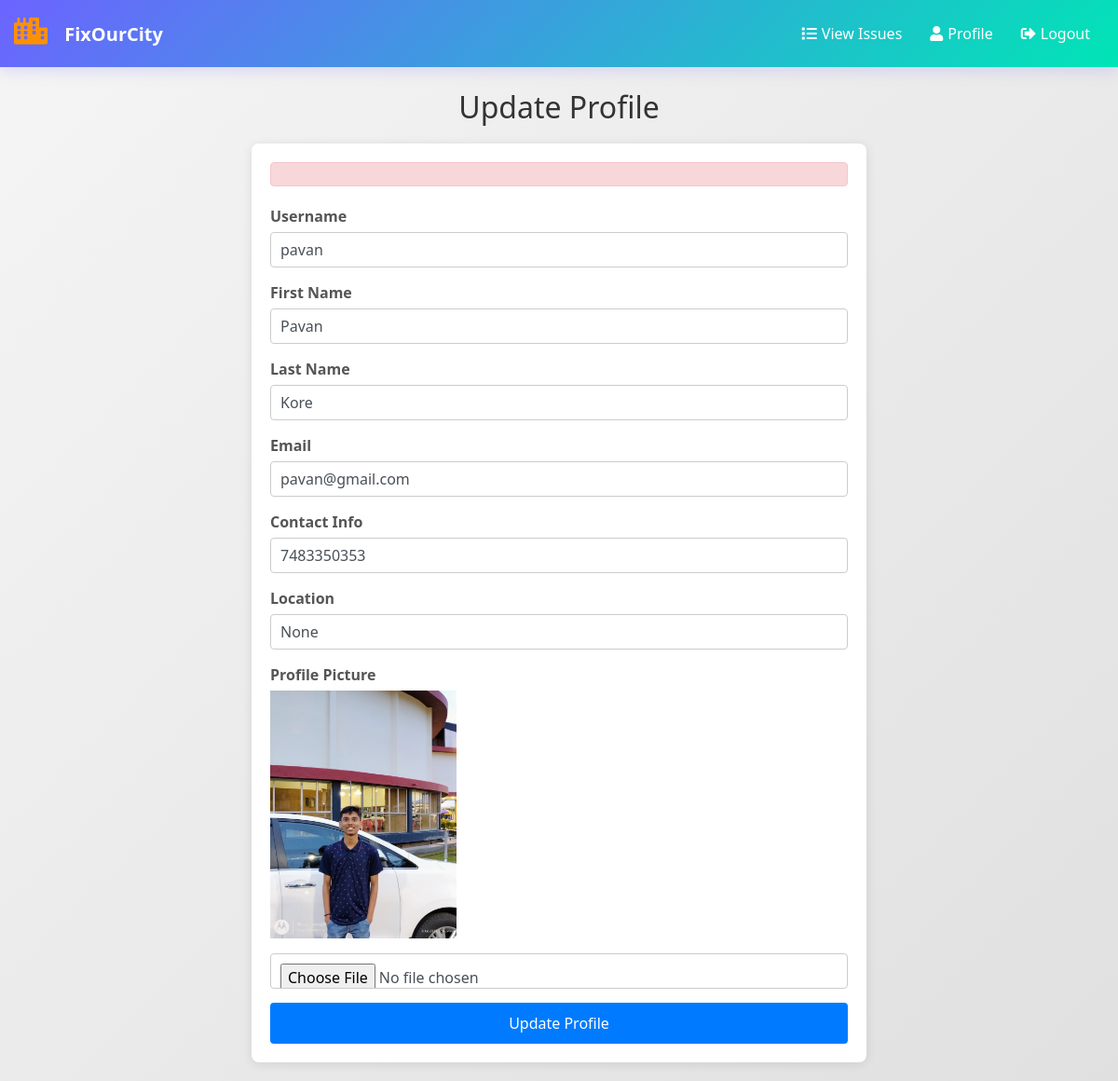
/public/profile/update/ (signed in), run on the app's committed database.
### public/models.py (models this page shows, shortened)
class User(AbstractUser):
    ROLE_CHOICES = [
        ('public', 'Public'),
        ('authority', 'Authority'),
        ('contractor', 'Contractor'),
        ('admin', 'Admin')
    ]
    role = models.CharField(max_length=20, choices=ROLE_CHOICES, default='public')
    contact_info = models.CharField(max_length=255, blank=True)
    profile_picture = models.ImageField(upload_to='profile_pictures/', null=True, blank=True)
    created_at = models.DateTimeField(auto_now_add=True)
    updated_at = models.DateTimeField(auto_now=True)

### public/views.py (the view)
# urls.py: path('profile/update/', views.profile_update_view, name='profile_update'),
@login_required
def profile_update_view(request):
    if request.method == 'POST':
        form = UserProfileForm(request.POST, request.FILES, instance=request.user)
        if form.is_valid():
            form.save()
            messages.success(request, 'Profile updated successfully!')
            return redirect('profile')  # Redirect to the profile display page after update
    else:
        form = UserProfileForm(instance=request.user)
    return render(request, 'profile_update.html', {'form': form})

### public/forms.py
class UserProfileForm(forms.ModelForm):
    contact_info = forms.CharField(max_length=255, required=False)
    profile_picture = forms.ImageField(required=False)
    location = forms.CharField(max_length=100,required=False)
    class Meta:
        model = User
        fields = ['username', 'first_name', 'last_name', 'email', 'contact_info', 'profile_picture']

### issues/context_processors.py (called while the page is built)
def issue_utils(request):
    from issues.models import UserRating
    def has_been_rated_by(issue, user):
        if not user.is_authenticated:
            return False
        return UserRating.objects.filter(issue=issue, user=user).exists()
    return {
        'has_been_rated_by': has_been_rated_by
    }

### templates/profile_update.html (shortened to what this page needs)
<!DOCTYPE html>
<html lang="en">
<head>
    <link rel="stylesheet" href="https://stackpath.bootstrapcdn.com/bootstrap/4.5.2/css/bootstrap.min.css">
    <link rel="stylesheet" href="https://cdnjs.cloudflare.com/ajax/libs/font-awesome/5.15.3/css/all.min.css">
</head>
<body>
    <nav class="navbar navbar-expand-lg fixed-top">
        <div class="container-fluid">
            <a class="navbar-brand" href="#">
                <i class="fas fa-city me-2"></i>     FixOurCity
            </a>
            <div class="collapse navbar-collapse" id="navbarNav">
                <ul class="navbar-nav ml-auto">
                    <li class="nav-item">
                    {% if user.role == 'public' %}
                        <a class="nav-link" href="{% url 'view_issues' %}"><i class="fas fa-list me-1"></i>View Issues</a>
                    {% elif user.role == 'authority' %}
                        <a class="nav-link" href="{% url 'authority_dashboard' %}">
                            <i class="fas fa-tachometer-alt me-1"></i>Dashboard
                        </a>
                    {% elif user.role == 'contractor' %}
                        <a class="nav-link" href="{% url 'contractor_dashboard' %}">
                            <i class="fas fa-tachometer-alt me-2"></i>Dashboard
                        </a>
                    {% endif %}
                    </li>
                    <li class="nav-item">
                        <a class="nav-link" href="{% url 'profile' %}"><i class="fas fa-user me-1"></i>Profile</a>
                    </li>
                    <li class="nav-item">
                        <a class="nav-link" href="{% url 'logout' %}"><i class="fas fa-sign-out-alt me-1"></i>Logout</a>
                    </li>
                </ul>
            </div>
        </div>
    </nav>
    <div class="container mt-5 pt-5">
        <h2>Update Profile</h2>
        <form method="POST" enctype="multipart/form-data">
            <div class="alert alert-danger" role="alert">
            </div>
            <div class="form-group">
                <label for="id_username" class="font-weight-bold">Username</label>
                <input type="text" name="username" class="form-control" value="{{ form.username.value }}" id="id_username">
            </div>
            <div class="form-group">
                <label for="id_first_name" class="font-weight-bold">First Name</label>
                <input type="text" name="first_name" class="form-control" value="{{ form.first_name.value }}" id="id_first_name">
            </div>
            <div class="form-group">
                <label for="id_last_name" class="font-weight-bold">Last Name</label>
                <input type="text" name="last_name" class="form-control" value="{{ form.last_name.value }}" id="id_last_name">
            </div>
            <div class="form-group">
                <label for="id_email" class="font-weight-bold">Email</label>
                <input type="email" name="email" class="form-control" value="{{ form.email.value }}" id="id_email">
            </div>
            <div class="form-group">
                <label for="id_contact_info" class="font-weight-bold">Contact Info</label>
                <input type="text" name="contact_info" class="form-control" value="{{ form.contact_info.value }}" id="id_contact_info">
            </div>
            <div class="form-group">
                <label for="id_location" class="font-weight-bold">Location</label>
                <input type="text" name="location" class="form-control" value="{{ form.location.value }}" id="id_location">
            </div>
            <div class="form-group">
                <label for="id_profile_picture" class="font-weight-bold">Profile Picture</label>
                {% if form.instance.profile_picture %}
                    <div>
                        <img src="{{ form.instance.profile_picture.url }}" class="img-fluid mb-3" style="max-width: 200px;">
                    </div>
                {% endif %}
                <input type="file" name="profile_picture" class="form-control" id="id_profile_picture">
            </div>
            <button type="submit" class="btn btn-primary btn-lg btn-block">Update Profile</button>
        </form>
    </div>
</body>
</html>

### templates/profile_update.html (style rules this page uses)
:root { --primary: #4a148c; --primary-light: #7c43bd; --primary-dark: #12005e; --secondary: #ff4081; --secondary-light: #ff79b0; --secondary-dark: #c60055; --primary-color: #6C63FF; --primary-light: #8B84FF; --primary-dark: #4F46E5; --secondary-color: #00E5B6; --secondary-light: #4AFFCE; --accent-color: #FF9100; --accent-light: #FFB74D; --gradient-1: linear-gradient(135deg, #6C63FF 0%, #00E5B6 100%); --gradient-2: linear-gradient(135deg, #FF9100 0%, #FF4081 100%); --white: #ffffff; --light-gray: #F8F9FA; --dark-gray: #2D3436; --text-color: #333333; }
body { font-family: 'Segoe UI', Tahoma, Geneva, Verdana, sans-serif; background: linear-gradient(135deg, #f5f5f5 0%, #e0e0e0 100%); min-height: 100vh; display: flex; justify-content: center; align-items: center; margin: 0; }
.container { max-width: 700px; width: 100%; padding: 20px; }
h2 { color: #333; text-align: center; margin-bottom: 20px; }
.navbar { background: var(--gradient-1); box-shadow: 0 4px 15px rgba(108, 99, 255, 0.2); transition: all 0.3s ease; padding: 15px 0; animation: slideInFromTop 0.8s ease-out; }
.navbar-brand { font-weight: 700; color: var(--white) !important; transition: all 0.3s ease; }
.navbar-brand i { font-size: 1.8rem; margin-right: 8px; color: var(--accent-color); animation: pulse 2s infinite; }
.nav-link { font-weight: 500; padding: 8px 15px !important; border-radius: 4px; transition: all 0.3s ease; color: var(--white) !important; position: relative; }
.nav-link:after { content: ''; position: absolute; width: 0; height: 2px; bottom: 0; left: 50%; background-color: var(--white); transition: all 0.3s ease; }
form { background-color: #ffffff; border-radius: 8px; padding: 20px; box-shadow: 0 2px 12px rgba(0, 0, 0, 0.1); }
.form-group { margin-bottom: 15px; }
label { display: block; font-weight: bold; color: #555; margin-bottom: 5px; }
input[type="text"], input[type="email"], input[type="file"] { width: 100%; padding: 10px; border: 1px solid #ccc; border-radius: 4px; box-sizing: border-box; }
.alert { margin-bottom: 20px; }
.btn { display: inline-block; background-color: #007bff; color: white; padding: 10px; border: none; border-radius: 4px; cursor: pointer; width: 100%; font-size: 16px; }
i { padding-right : 5px; }

### data on the page
User: username "pavan", first_name "Pavan", last_name "Kore", email "pavan@gmail.com", contact_info "7483350353", instance.profile_picture (picture)
